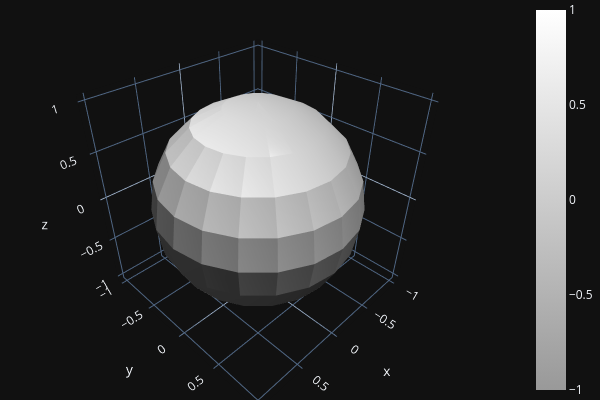

The code cell stored with this chart in its notebook:
### Code cell
o3d.visualization.draw_plotly(
    [mesh],
    window_name="Clean Mesh"
)

### Figure 1 — Plotly figure (JSON) as saved in the notebook; plotly's stock layout.template omitted (floating-point values rounded to 4 significant figures; data arrays with more than 128 entries replaced by an {"elided": "..."} marker saying what was removed)
{"data": [{"colorscale": [[0, "rgb(153, 153, 153)"], [1.0, "rgb(255,255,255)"]], "flatshading": true, "i": {"elided": "360 int values"}, "intensity": {"elided": "182 float values"}, "j": {"elided": "360 int values"}, "k": {"elided": "360 int values"}, "lighting": {"ambient": 0.18, "diffuse": 1, "facenormalsepsilon": 1e-15, "fresnel": 0.1, "roughness": 0.05, "specular": 1, "vertexnormalsepsilon": 1e-15}, "lightposition": {"x": 100, "y": 200, "z": 0}, "x": {"elided": "182 float values"}, "y": {"elided": "182 float values"}, "z": {"elided": "182 float values"}, "type": "mesh3d"}], "layout": {"height": 400, "margin": {"b": 0, "l": 0, "r": 0, "t": 0}, "showlegend": false, "width": 600, "scene": {"camera": {"center": {"x": 0, "y": 0, "z": 0}, "up": {"x": 0, "y": 0, "z": 1}}}}}
